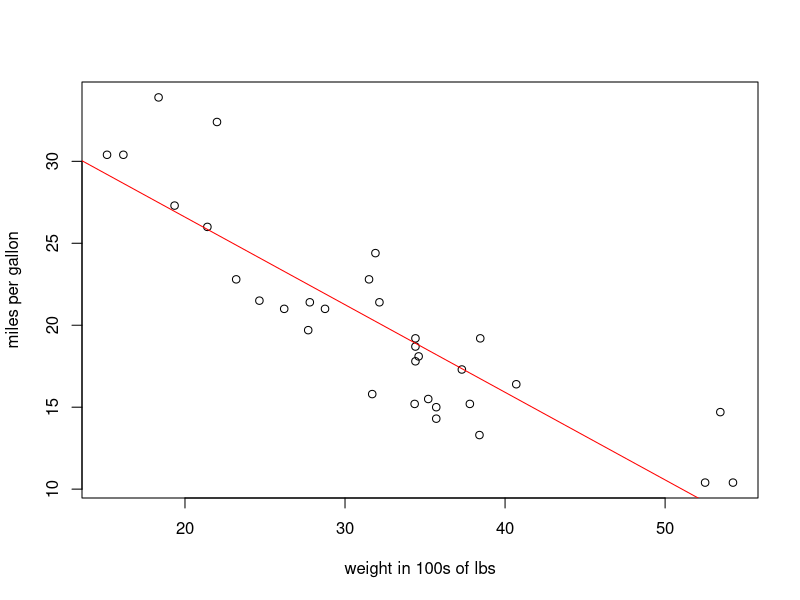

Source code (R):
## ---- chunk 1
data(mtcars)
summary(mtcars$wt)
summary(mtcars$mpg)
## ---- chunk 2
data(mtcars)
plot(I(mtcars$wt*10), mtcars$mpg, xlab='weight in 100s of lbs', ylab='miles per gallon')
fit<-lm(mtcars$mpg~I(mtcars$wt*10))
abline(coef=c(coef(summary(fit))[1], coef(summary(fit))[2]), col="red")
## ---- chunk 3
fit<-lm(mtcars$mpg~I(mtcars$wt*10))
sum(abs(mtcars$mpg-coef(summary(fit))[1]-coef(summary(fit))[2]*(mtcars$wt*10)))
